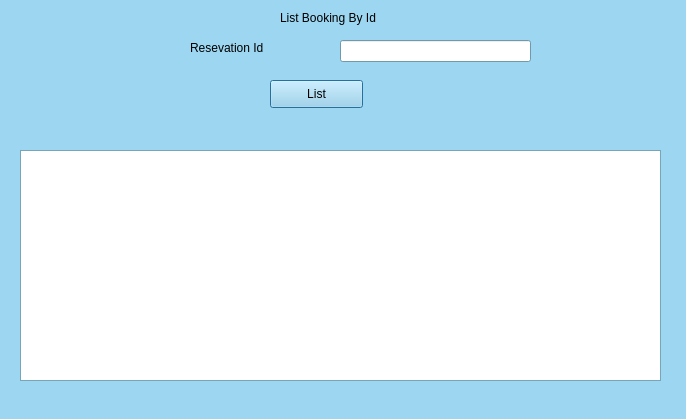
<?xml version="1.0" encoding="UTF-8"?>
<ui version="4.0">
 <class>ListBookingById</class>
 <widget class="QDialog" name="ListBookingById">
  <property name="geometry">
   <rect>
    <x>0</x>
    <y>0</y>
    <width>686</width>
    <height>419</height>
   </rect>
  </property>
  <property name="palette">
   <palette>
    <active>
     <colorrole role="WindowText">
      <brush brushstyle="SolidPattern">
       <color alpha="255">
        <red>0</red>
        <green>0</green>
        <blue>0</blue>
       </color>
      </brush>
     </colorrole>
     <colorrole role="Button">
      <brush brushstyle="SolidPattern">
       <color alpha="255">
        <red>157</red>
        <green>214</green>
        <blue>240</blue>
       </color>
      </brush>
     </colorrole>
     <colorrole role="Light">
      <brush brushstyle="SolidPattern">
       <color alpha="255">
        <red>255</red>
        <green>255</green>
        <blue>255</blue>
       </color>
      </brush>
     </colorrole>
     <colorrole role="Midlight">
      <brush brushstyle="SolidPattern">
       <color alpha="255">
        <red>206</red>
        <green>234</green>
        <blue>247</blue>
       </color>
      </brush>
     </colorrole>
     <colorrole role="Dark">
      <brush brushstyle="SolidPattern">
       <color alpha="255">
        <red>78</red>
        <green>107</green>
        <blue>120</blue>
       </color>
      </brush>
     </colorrole>
     <colorrole role="Mid">
      <brush brushstyle="SolidPattern">
       <color alpha="255">
        <red>105</red>
        <green>143</green>
        <blue>160</blue>
       </color>
      </brush>
     </colorrole>
     <colorrole role="Text">
      <brush brushstyle="SolidPattern">
       <color alpha="255">
        <red>0</red>
        <green>0</green>
        <blue>0</blue>
       </color>
      </brush>
     </colorrole>
     <colorrole role="BrightText">
      <brush brushstyle="SolidPattern">
       <color alpha="255">
        <red>255</red>
        <green>255</green>
        <blue>255</blue>
       </color>
      </brush>
     </colorrole>
     <colorrole role="ButtonText">
      <brush brushstyle="SolidPattern">
       <color alpha="255">
        <red>0</red>
        <green>0</green>
        <blue>0</blue>
       </color>
      </brush>
     </colorrole>
     <colorrole role="Base">
      <brush brushstyle="SolidPattern">
       <color alpha="255">
        <red>255</red>
        <green>255</green>
        <blue>255</blue>
       </color>
      </brush>
     </colorrole>
     <colorrole role="Window">
      <brush brushstyle="SolidPattern">
       <color alpha="255">
        <red>157</red>
        <green>214</green>
        <blue>240</blue>
       </color>
      </brush>
     </colorrole>
     <colorrole role="Shadow">
      <brush brushstyle="SolidPattern">
       <color alpha="255">
        <red>0</red>
        <green>0</green>
        <blue>0</blue>
       </color>
      </brush>
     </colorrole>
     <colorrole role="AlternateBase">
      <brush brushstyle="SolidPattern">
       <color alpha="255">
        <red>206</red>
        <green>234</green>
        <blue>247</blue>
       </color>
      </brush>
     </colorrole>
     <colorrole role="ToolTipBase">
      <brush brushstyle="SolidPattern">
       <color alpha="255">
        <red>255</red>
        <green>255</green>
        <blue>220</blue>
       </color>
      </brush>
     </colorrole>
     <colorrole role="ToolTipText">
      <brush brushstyle="SolidPattern">
       <color alpha="255">
        <red>0</red>
        <green>0</green>
        <blue>0</blue>
       </color>
      </brush>
     </colorrole>
    </active>
    <inactive>
     <colorrole role="WindowText">
      <brush brushstyle="SolidPattern">
       <color alpha="255">
        <red>0</red>
        <green>0</green>
        <blue>0</blue>
       </color>
      </brush>
     </colorrole>
     <colorrole role="Button">
      <brush brushstyle="SolidPattern">
       <color alpha="255">
        <red>157</red>
        <green>214</green>
        <blue>240</blue>
       </color>
      </brush>
     </colorrole>
     <colorrole role="Light">
      <brush brushstyle="SolidPattern">
       <color alpha="255">
        <red>255</red>
        <green>255</green>
        <blue>255</blue>
       </color>
      </brush>
     </colorrole>
     <colorrole role="Midlight">
      <brush brushstyle="SolidPattern">
       <color alpha="255">
        <red>206</red>
        <green>234</green>
        <blue>247</blue>
       </color>
      </brush>
     </colorrole>
     <colorrole role="Dark">
      <brush brushstyle="SolidPattern">
       <color alpha="255">
        <red>78</red>
        <green>107</green>
        <blue>120</blue>
       </color>
      </brush>
     </colorrole>
     <colorrole role="Mid">
      <brush brushstyle="SolidPattern">
       <color alpha="255">
        <red>105</red>
        <green>143</green>
        <blue>160</blue>
       </color>
      </brush>
     </colorrole>
     <colorrole role="Text">
      <brush brushstyle="SolidPattern">
       <color alpha="255">
        <red>0</red>
        <green>0</green>
        <blue>0</blue>
       </color>
      </brush>
     </colorrole>
     <colorrole role="BrightText">
      <brush brushstyle="SolidPattern">
       <color alpha="255">
        <red>255</red>
        <green>255</green>
        <blue>255</blue>
       </color>
      </brush>
     </colorrole>
     <colorrole role="ButtonText">
      <brush brushstyle="SolidPattern">
       <color alpha="255">
        <red>0</red>
        <green>0</green>
        <blue>0</blue>
       </color>
      </brush>
     </colorrole>
     <colorrole role="Base">
      <brush brushstyle="SolidPattern">
       <color alpha="255">
        <red>255</red>
        <green>255</green>
        <blue>255</blue>
       </color>
      </brush>
     </colorrole>
     <colorrole role="Window">
      <brush brushstyle="SolidPattern">
       <color alpha="255">
        <red>157</red>
        <green>214</green>
        <blue>240</blue>
       </color>
      </brush>
     </colorrole>
     <colorrole role="Shadow">
      <brush brushstyle="SolidPattern">
       <color alpha="255">
        <red>0</red>
        <green>0</green>
        <blue>0</blue>
       </color>
      </brush>
     </colorrole>
     <colorrole role="AlternateBase">
      <brush brushstyle="SolidPattern">
       <color alpha="255">
        <red>206</red>
        <green>234</green>
        <blue>247</blue>
       </color>
      </brush>
     </colorrole>
     <colorrole role="ToolTipBase">
      <brush brushstyle="SolidPattern">
       <color alpha="255">
        <red>255</red>
        <green>255</green>
        <blue>220</blue>
       </color>
      </brush>
     </colorrole>
     <colorrole role="ToolTipText">
      <brush brushstyle="SolidPattern">
       <color alpha="255">
        <red>0</red>
        <green>0</green>
        <blue>0</blue>
       </color>
      </brush>
     </colorrole>
    </inactive>
    <disabled>
     <colorrole role="WindowText">
      <brush brushstyle="SolidPattern">
       <color alpha="255">
        <red>78</red>
        <green>107</green>
        <blue>120</blue>
       </color>
      </brush>
     </colorrole>
     <colorrole role="Button">
      <brush brushstyle="SolidPattern">
       <color alpha="255">
        <red>157</red>
        <green>214</green>
        <blue>240</blue>
       </color>
      </brush>
     </colorrole>
     <colorrole role="Light">
      <brush brushstyle="SolidPattern">
       <color alpha="255">
        <red>255</red>
        <green>255</green>
        <blue>255</blue>
       </color>
      </brush>
     </colorrole>
     <colorrole role="Midlight">
      <brush brushstyle="SolidPattern">
       <color alpha="255">
        <red>206</red>
        <green>234</green>
        <blue>247</blue>
       </color>
      </brush>
     </colorrole>
     <colorrole role="Dark">
      <brush brushstyle="SolidPattern">
       <color alpha="255">
        <red>78</red>
        <green>107</green>
        <blue>120</blue>
       </color>
      </brush>
     </colorrole>
     <colorrole role="Mid">
      <brush brushstyle="SolidPattern">
       <color alpha="255">
        <red>105</red>
        <green>143</green>
        <blue>160</blue>
       </color>
      </brush>
     </colorrole>
     <colorrole role="Text">
      <brush brushstyle="SolidPattern">
       <color alpha="255">
        <red>78</red>
        <green>107</green>
        <blue>120</blue>
       </color>
      </brush>
     </colorrole>
     <colorrole role="BrightText">
      <brush brushstyle="SolidPattern">
       <color alpha="255">
        <red>255</red>
        <green>255</green>
        <blue>255</blue>
       </color>
      </brush>
     </colorrole>
     <colorrole role="ButtonText">
      <brush brushstyle="SolidPattern">
       <color alpha="255">
        <red>78</red>
        <green>107</green>
        <blue>120</blue>
       </color>
      </brush>
     </colorrole>
     <colorrole role="Base">
      <brush brushstyle="SolidPattern">
       <color alpha="255">
        <red>157</red>
        <green>214</green>
        <blue>240</blue>
       </color>
      </brush>
     </colorrole>
     <colorrole role="Window">
      <brush brushstyle="SolidPattern">
       <color alpha="255">
        <red>157</red>
        <green>214</green>
        <blue>240</blue>
       </color>
      </brush>
     </colorrole>
     <colorrole role="Shadow">
      <brush brushstyle="SolidPattern">
       <color alpha="255">
        <red>0</red>
        <green>0</green>
        <blue>0</blue>
       </color>
      </brush>
     </colorrole>
     <colorrole role="AlternateBase">
      <brush brushstyle="SolidPattern">
       <color alpha="255">
        <red>157</red>
        <green>214</green>
        <blue>240</blue>
       </color>
      </brush>
     </colorrole>
     <colorrole role="ToolTipBase">
      <brush brushstyle="SolidPattern">
       <color alpha="255">
        <red>255</red>
        <green>255</green>
        <blue>220</blue>
       </color>
      </brush>
     </colorrole>
     <colorrole role="ToolTipText">
      <brush brushstyle="SolidPattern">
       <color alpha="255">
        <red>0</red>
        <green>0</green>
        <blue>0</blue>
       </color>
      </brush>
     </colorrole>
    </disabled>
   </palette>
  </property>
  <property name="windowTitle">
   <string>Dialog</string>
  </property>
  <widget class="QTableView" name="tableView">
   <property name="geometry">
    <rect>
     <x>20</x>
     <y>150</y>
     <width>641</width>
     <height>231</height>
    </rect>
   </property>
  </widget>
  <widget class="QLabel" name="label">
   <property name="geometry">
    <rect>
     <x>280</x>
     <y>10</y>
     <width>191</width>
     <height>16</height>
    </rect>
   </property>
   <property name="text">
    <string>List Booking By Id</string>
   </property>
  </widget>
  <widget class="QLabel" name="label_2">
   <property name="geometry">
    <rect>
     <x>190</x>
     <y>40</y>
     <width>121</width>
     <height>16</height>
    </rect>
   </property>
   <property name="text">
    <string>Resevation Id</string>
   </property>
  </widget>
  <widget class="QLineEdit" name="edtId">
   <property name="geometry">
    <rect>
     <x>340</x>
     <y>40</y>
     <width>191</width>
     <height>22</height>
    </rect>
   </property>
  </widget>
  <widget class="QPushButton" name="btnList">
   <property name="geometry">
    <rect>
     <x>270</x>
     <y>80</y>
     <width>93</width>
     <height>28</height>
    </rect>
   </property>
   <property name="text">
    <string>List</string>
   </property>
  </widget>
 </widget>
 <resources/>
 <connections/>
</ui>
